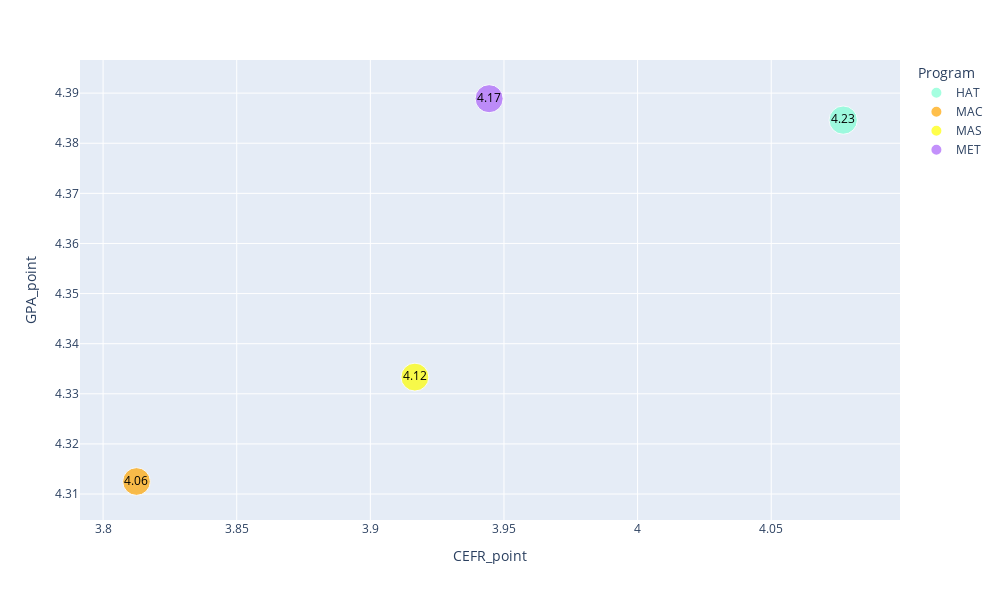

Notebook source saved alongside this figure:
### Code cell
import plotly 
import pandas as pd 
import plotly.express as px 

d=df1[['Program','GPA_point','CEFR_point','OVR_Performance']].groupby('Program').mean().reset_index()
d['OVR_Performance']=d['OVR_Performance'].astype(float)
fig = px.scatter(d, x="CEFR_point",y="GPA_point",color="Program",color_discrete_map={'HAT':'aquamarine','MAC':'orange','MAS':'yellow','MET':'light green'},text=round(d['OVR_Performance'],2),width=1000,height=600,size='OVR_Performance')
fig.update_traces(textfont_color='black')
fig.show()

### Figure 1 — Plotly figure (JSON) as saved in the notebook; plotly's stock layout.template omitted (floating-point values rounded to 4 significant figures)
{"data": [{"hovertemplate": "Program=HAT<br>CEFR_point=%{x}<br>GPA_point=%{y}<br>OVR_Performance=%{marker.size}<br>text=%{text}<extra></extra>", "legendgroup": "HAT", "marker": {"color": "aquamarine", "size": [4.231], "sizemode": "area", "sizeref": 0.01058, "symbol": "circle"}, "mode": "markers+text", "name": "HAT", "orientation": "v", "showlegend": true, "text": [4.23], "textfont": {"color": "black"}, "type": "scatter", "x": [4.077], "xaxis": "x", "y": [4.385], "yaxis": "y"}, {"hovertemplate": "Program=MAC<br>CEFR_point=%{x}<br>GPA_point=%{y}<br>OVR_Performance=%{marker.size}<br>text=%{text}<extra></extra>", "legendgroup": "MAC", "marker": {"color": "orange", "size": [4.062], "sizemode": "area", "sizeref": 0.01058, "symbol": "circle"}, "mode": "markers+text", "name": "MAC", "orientation": "v", "showlegend": true, "text": [4.06], "textfont": {"color": "black"}, "type": "scatter", "x": [3.812], "xaxis": "x", "y": [4.312], "yaxis": "y"}, {"hovertemplate": "Program=MAS<br>CEFR_point=%{x}<br>GPA_point=%{y}<br>OVR_Performance=%{marker.size}<br>text=%{text}<extra></extra>", "legendgroup": "MAS", "marker": {"color": "yellow", "size": [4.125], "sizemode": "area", "sizeref": 0.01058, "symbol": "circle"}, "mode": "markers+text", "name": "MAS", "orientation": "v", "showlegend": true, "text": [4.12], "textfont": {"color": "black"}, "type": "scatter", "x": [3.917], "xaxis": "x", "y": [4.333], "yaxis": "y"}, {"hovertemplate": "Program=MET<br>CEFR_point=%{x}<br>GPA_point=%{y}<br>OVR_Performance=%{marker.size}<br>text=%{text}<extra></extra>", "legendgroup": "MET", "marker": {"color": "light green", "size": [4.167], "sizemode": "area", "sizeref": 0.01058, "symbol": "circle"}, "mode": "markers+text", "name": "MET", "orientation": "v", "showlegend": true, "text": [4.17], "textfont": {"color": "black"}, "type": "scatter", "x": [3.944], "xaxis": "x", "y": [4.389], "yaxis": "y"}], "layout": {"height": 600, "legend": {"itemsizing": "constant", "title": {"text": "Program"}, "tracegroupgap": 0}, "margin": {"t": 60}, "width": 1000, "xaxis": {"anchor": "y", "domain": [0, 1], "title": {"text": "CEFR_point"}}, "yaxis": {"anchor": "x", "domain": [0, 1], "title": {"text": "GPA_point"}}}}
